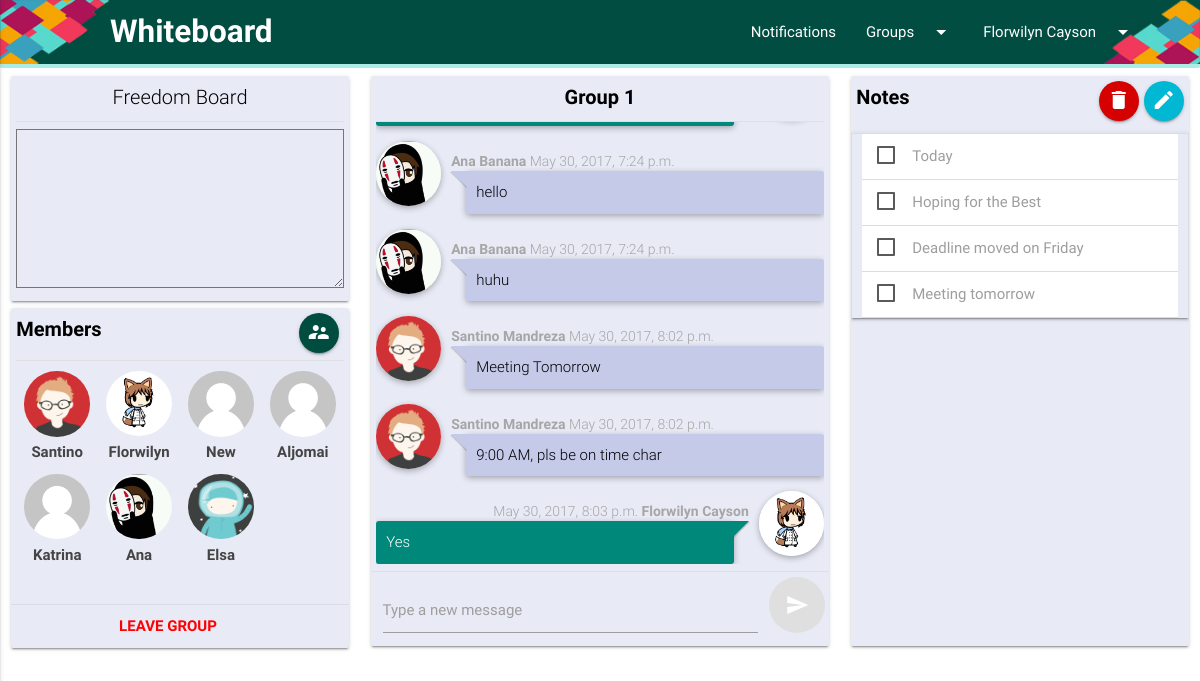
Screenshot of /group/1/ (signed in) with the database file from the repository.
### user_profile/models.py (models this page shows, shortened)
class Users(models.Model):
	user = models.OneToOneField(User, on_delete=models.CASCADE)
	first_name = models.CharField(max_length=25)
	last_name = models.CharField(max_length=25)
	date_joined = models.DateTimeField(auto_now_add=True)
	prof_pic = models.ImageField(upload_to = './storage/', default = 'storage/default-avatar.png')

### whiteboard/models.py (models this page shows, shortened)
class Member(models.Model):
	group = models.ForeignKey(Group, on_delete=models.CASCADE)
	member = models.ForeignKey(Users, on_delete=models.CASCADE, related_name="is_a_member_of")

class Group(models.Model):
	group_name = models.CharField(max_length = 10)
	date_created = models.DateTimeField(auto_now_add=True)
	owner = models.ForeignKey(Users, null=True, default=None, on_delete=models.SET_NULL, related_name="owns")
	def __str__(self):
   		return self.group_name

class Chat(models.Model):
	sender = models.ForeignKey(Users,null=True, default=None, on_delete=models.SET_NULL)
	group = models.ForeignKey(Group, on_delete=models.CASCADE)
	content = models.CharField(max_length=200)
	date_sent = models.DateTimeField(auto_now_add=True)

class Note(models.Model):
	note = models.CharField(max_length=100)
	owner = models.ForeignKey(Group,on_delete=models.CASCADE)
	attachment = models.FileField(upload_to = './storage/',null=True)
	new = models.BooleanField(default=True)

### Project/views.py (the view)
# urls.py: url(r'^group/(?P<group_id>\d+)/$', views.index, name='group'),
def index(request, group_id):
	if request.user.is_authenticated():
		user_id = request.user.id
		user = Users.objects.get(user__id=user_id)
		is_member_of = get_list_or_404(Member, member__pk=user.id, group__id=group_id)
		group = Member.objects.filter(member__pk=user.pk)
		group_name = Group.objects.get(id=group_id)
		members = Member.objects.filter(group__id=group_id)
		group_chat = Chat.objects.filter(group__id=group_id)
		notes = Note.objects.filter(owner__id=group_id).order_by('-id')
		return render(request, 'index.html', {'group_chat': group_chat, 'user': user, 'group': group, 'group_name': group_name, 'members': members, 'notes': notes, 'group_id': group_id})
	else:
		return redirect('signin')

### Project/templates/index.html (shortened to what this page needs)
{% extends "base.html" %}
{% load static %}
{% block content %}
<div class=" col s12 m6 l3">
	<div class="card indigo lighten-5" style="height: 225px; margin-bottom: 5px">
	    <div class="card-content black-text pull-down" style="padding: 5px;">
	        <span class="card-title center">Freedom Board</span>
	        <div class="divider"></div>
			<textarea id="wall" rows="7" style="height:auto; margin-top: 7px"></textarea>
	    </div>
    </div>
     <div class="card indigo lighten-5 height-fixed" style="margin-bottom: 0px">
	    <div class="card-content black-text pull-down" style="padding: 5px;">
	        <span class="card-title" style="margin-bottom: 15px"><b>Members</b><a class="btn-floating waves-effect waves-light teal darken-4 right" href="#add_membermodal" data-target="add_membermodal" style="margin-right: 5px"><i class="material-icons" style="margin-top: 3px">supervisor_account</i></a></span>
	        <div class="divider" style="margin-top: 3px"></div>
	        <ul class="users-list" id="members-list" style="height: 100%; overflow: auto; margin-bottom: 5px; margin-top: 10px">
	            {% for member in members %}
		            <li>
		            	<img class="member-img" src="{{ member.member.prof_pic.url }}">
		            	<span class="users-list-name">{{member.member.first_name}}</span>
		            </li>
		        {% endfor %}
	        </ul>
	    </div>
	    <div class="card-action center" style="padding: 10px">
	        <a href="/leave/{{group_id}}" style="color: red"><b>Leave group</b></a>
	    </div>
    </div>
</div>
<div class="col s12 m6 l5 x-margin">
	<div class="card indigo lighten-5 height-fixed-2">
	    <div class="card-content black-text pull-down" style="padding: 5px">
	        <span class="card-title" style="border-bottom-color: black; text-align: center;"><b>{{ group_name }}</b></span>
	        <div class="chat" style="height: 91%">
	            <ul style="overflow: auto; height: 100%" id="msg-list">
	               	{% for chat in group_chat %}
	               		{% if user.id != chat.sender.id %}
						    <li class="you">
						        <a class="user" href="#"><img alt="" src="{{ chat.sender.prof_pic.url }}" /></a>
						        <div class="date"><b>
						          {{ chat.sender.first_name }} {{ chat.sender.last_name }}</b>
						        	{{ chat.date_sent }}
						        </div>
						        <div class="message" id="other-color">
						          <p>{{ chat.content }}</p>
						        </div>
      						</li>
      					{% else %}
      						<li class="other">
							    <a class="user" href="#"><img alt="" src="{{ chat.sender.prof_pic.url }}" /></a>
							    <div class="date">{{ chat.date_sent }}     <b>{{ chat.sender.first_name }} {{ chat.sender.last_name }}</b></div>
							    <div class="message" id="you-color">
							        <p>{{ chat.content }}</p>
							    </div>
							</li>
						{% endif %}
					{% endfor %}
	               		</ul>
	               	</div>
			     </div>
			     <div class="divider"></div>
	            <div class="footer green lighten-5">
	            <form id="chat-form" method="post" action="/post/">
		              <div class="input-field col s12 m4 l8" style="width: 87%;" id="chat-msg">
			          <input id="message" type="text" class="validate">
			          <label for="message" class="text-indigo darken-4">Type a new message</label>
			        </div>
			        <button type="submit" class="btn-floating btn-large s12 m4 l2 teal darken-4" id="send" style="margin-top: 5px; float: left;"><i class="material-icons right">send</i></button>
			      </form>
	            </div>
	        </div>
	    </div>
	    <div class="col s12 m6 l3">
	        <div class="card indigo lighten-5" style="height: 570px;">
	            <div class="card-content black-text pull-down" style="padding: 0px; height: 92%">
	              <span class="card-title" style="padding: 5px"><b>Notes</b><a href="#add_notemodal" data-target="add_notemodal" class="btn-floating waves-effect waves-light cyan accent-4 right" style=" margin-left: 5px"><i class="material-icons" style="margin-top: 3px;">mode_edit</i></a><a id= "delete-btn" class="btn-floating waves-effect waves-light red accent-4 right"><i class="material-icons" style="margin-top: 3px">delete</i></a></span>
					  <form action="{% url 'delete' %}" method="POST" id="note-delete" style="overflow: auto; height: 97%">
					    <ul class="collapsible" data-collapsible="accordion" id="notes-list">
						    	{% for note in notes %}
						    	<li class="box-list">
								    <div class="collapsible-header" style="overflow: hidden;text-overflow: ellipsis; white-space: nowrap; ">
								      	<label for="{{note.id}}">{{note.note}}</label>
								    </div>
							    </li>
							    {% endfor %}
						</ul>
						 </form>
	            </div>
	        </div>
        </div>
{% endblock %}

### Project/templates/base.html (shortened to what this page needs)
{% load static %}
<!DOCTYPE html>
<html>
<head>
  <link rel="stylesheet" type="text/css" href="{% static 'materialize/css/materialize.min.css' %}">
  <link rel="stylesheet" type="text/css" href="{% static 'materialize/css/materialize.css' %}">
  <link rel="stylesheet" type="text/css" href="{% static 'materialize/css/theme.css' %}">
  <link rel="stylesheet" type="text/css" href="{% static 'materialize/css/dropify.css' %}">
  <link rel="stylesheet" type="text/css" href="{% static 'materialize/css/dropify.min.css' %}">
    <link rel="stylesheet" type="text/css" href="{% static 'sweetalert/sweetalert2.css' %}">
  <link rel="stylesheet" href="https://cdnjs.cloudflare.com/ajax/libs/font-awesome/4.7.0/css/font-awesome.min.css">
</head>
<body>
  <nav id="whiteboard" style="background-size: cover" class="teal darken-4">
    <div class="nav-wrapper nav-wrap">
      <a href="#!" class="brand-logo logo-pad" style="margin-left: 90px"><b>Whiteboard</b></a>
      <ul class="right hide-on-med-and-down">
        <li><a href="collapsible.html">Notifications</a></li>
        <li><a class="dropdown-button" href="#!" data-activates="groups">Groups<i class="material-icons right">arrow_drop_down</i></a></li>
        <li><a class="dropdown-button" href="#!" data-activates="dropdown1">{{ user.first_name }} {{ user.last_name }}<i class="material-icons right">arrow_drop_down</i></a></li>
      </ul>
    </div>
  </nav>
  <div class="progress" style="margin: 0px;">
  </div>
  <div class="row" style="margin-bottom: 0px;">
    {% block content %}
    {% endblock %}
  </div>
</body>
</html>

### rows the page displays
Users: first_name "Florwilyn", last_name "Cayson"
Member: member.prof_pic (placeholder picture), member.first_name "Santino"
Member: member.prof_pic (picture), member.first_name "Florwilyn"
Member: member.prof_pic (placeholder picture), member.first_name "New"
Member: member.prof_pic (placeholder picture), member.first_name "Aljomai"
Member: member.prof_pic (placeholder picture), member.first_name "Katrina"
Member: member.prof_pic (placeholder picture), member.first_name "Ana"
Member: member.prof_pic (placeholder picture), member.first_name "Elsa"
Group: group_name "Group 1"
Chat: sender.prof_pic (placeholder picture), sender.first_name "Ana", sender.last_name "Banana", date_sent "May 30, 2017, 7:24 p.m.", content "hello"
Chat: sender.prof_pic (placeholder picture), sender.first_name "Ana", sender.last_name "Banana", date_sent "May 30, 2017, 7:24 p.m.", content "huhu"
Chat: sender.prof_pic (placeholder picture), sender.first_name "Santino", sender.last_name "Mandreza", date_sent "May 30, 2017, 8:02 p.m.", content "Meeting Tomorrow"
Chat: sender.prof_pic (placeholder picture), sender.first_name "Santino", sender.last_name "Mandreza", date_sent "May 30, 2017, 8:02 p.m.", content "9:00 AM, pls be on time char"
Chat: sender.prof_pic (picture), date_sent "May 30, 2017, 8:03 p.m.", sender.first_name "Florwilyn", sender.last_name "Cayson", content "Yes"
Note: note "Today"
Note: note "Hoping for the Best"
Note: note "Deadline moved on Friday"
Note: note "Meeting tomorrow"
